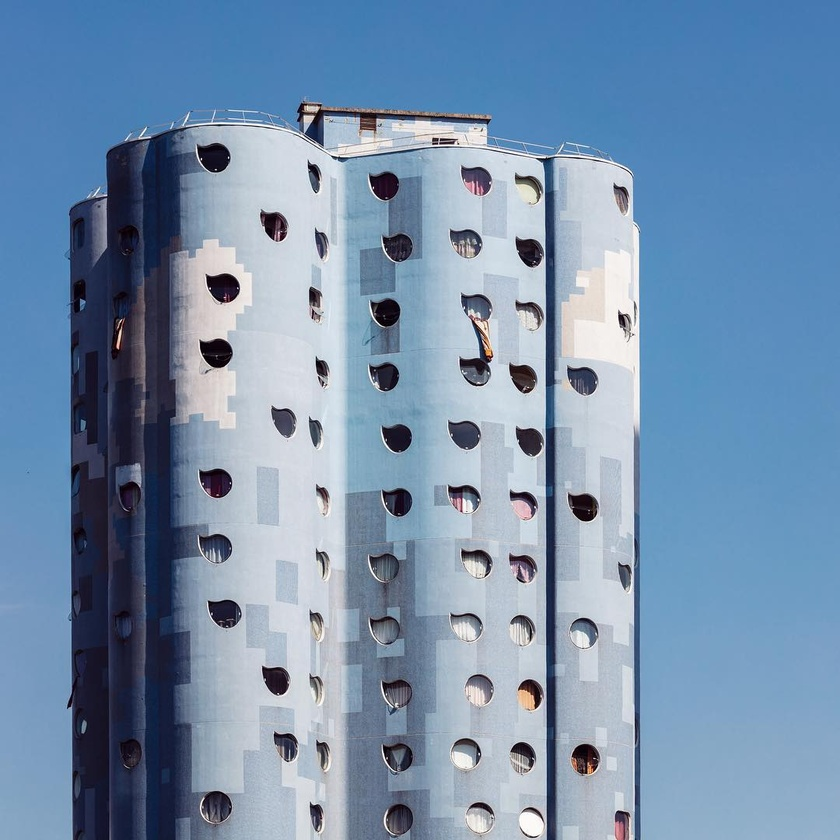
%> input picture Database/ARC DATABASE/le_blanc/2017-10-18_18-39-00_UTC.jpg, 840 x 840 px, shrunk from 1080 x 1080 before the run
$ octave demo_weightedMeanCurvature.m   (GNU Octave 9; MATLAB toolbox functions it lacks are replaced by stand-ins)
%> lines starting %> are read from the running program, lines starting %| are printed output that depends on the picture
### Matlab/weightedMeanCurvature.m
function Hw = weightedMeanCurvature(u)
	k1 = [1,1,0;2,-6,0;1,1,0]/6;
	k2 = [2,4,1;4,-12,0;1,0,0]/12;
	dist = zeros([size(u),8],'single');
	dist(:,:,1) = conv2(u,k1,'same');
	dist(:,:,2) = conv2(u,fliplr(k1),'same');
	dist(:,:,3) = conv2(u,k1,'same');
	dist(:,:,4) = conv2(u,fliplr(k1),'same');
	dist(:,:,5) = conv2(u,k2,'same');
	dist(:,:,6) = conv2(u,fliplr(k2),'same');
	dist(:,:,7) = conv2(u,fliplr(k2),'same');
	dist(:,:,8) = conv2(u,rot90(k2,2),'same');

	[~, ind] = min(abs(dist),[],3);
	N=size(u,1)*size(u,2);
	offset = int32(reshape(-(N-1):0,size(u,1),size(u,2)));
	index = offset+int32(ind*N);
	Hw = dist(index);

end

### Matlab/demo_weightedMeanCurvature.m

% Specify the folder where the files live.
myFolder = '...\ARC DATABASE\Ortak';
% Check to make sure that folder actually exists.  Warn user if it doesn't.
if ~isfolder(myFolder)
    errorMessage = sprintf('Error: The following folder does not exist:\n%s\nPlease specify a new folder.', myFolder);
    uiwait(warndlg(errorMessage));
    myFolder = uigetdir(); % Ask for a new one.
%> the answer given: ../Database/ARC DATABASE/le_blanc
    if myFolder == 0
         % User clicked Cancel
         return;
    end
end
% Get a list of all files in the folder with the desired file name pattern.
filePattern = fullfile(myFolder, '*.jpg'); % Change to whatever pattern you need.
theFiles = dir(filePattern);
for k = 1 : length(theFiles)
    baseFileName = theFiles(k).name;
    fullFileName = fullfile(theFiles(k).folder, baseFileName);
    %fprintf(1, 'Now reading %s\n', fullFileName);
    % Now do whatever you want with this file name,
    % such as reading it in as an image array with imread()
    imageArray = imread(fullFileName);
%> imageArray is the input picture: size 840x840x3 uint8; mean R, G, B 117.6, 143.8, 172.4


    im = double(imageArray);
    im = im/max(im(:));
    im=rgb2gray(im);
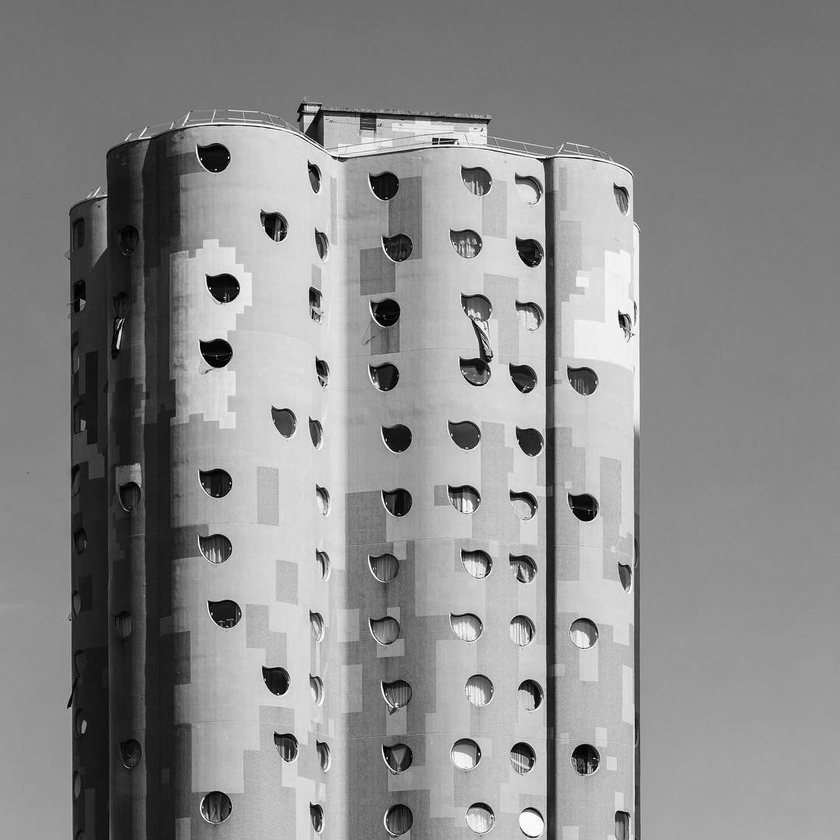
%> im: size 840x840 double; min 0.00179, max 1, mean 0.546

   % figure, imshow(im)

    wmc = weightedMeanCurvature(im);
%> in weightedMeanCurvature, `[~, ind] = min(abs(dist),[],3);`:
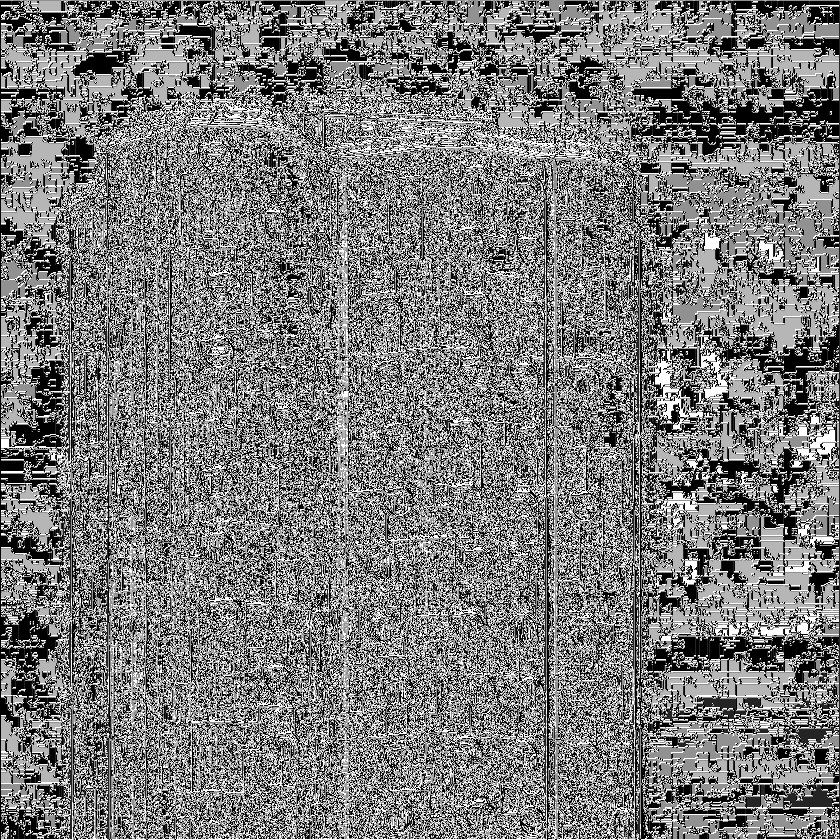
%> ind: size 840x840 double; min 1, max 8, mean 4.39; drawn with min black and max white
%> in weightedMeanCurvature, `index = offset+int32(ind*N);`:
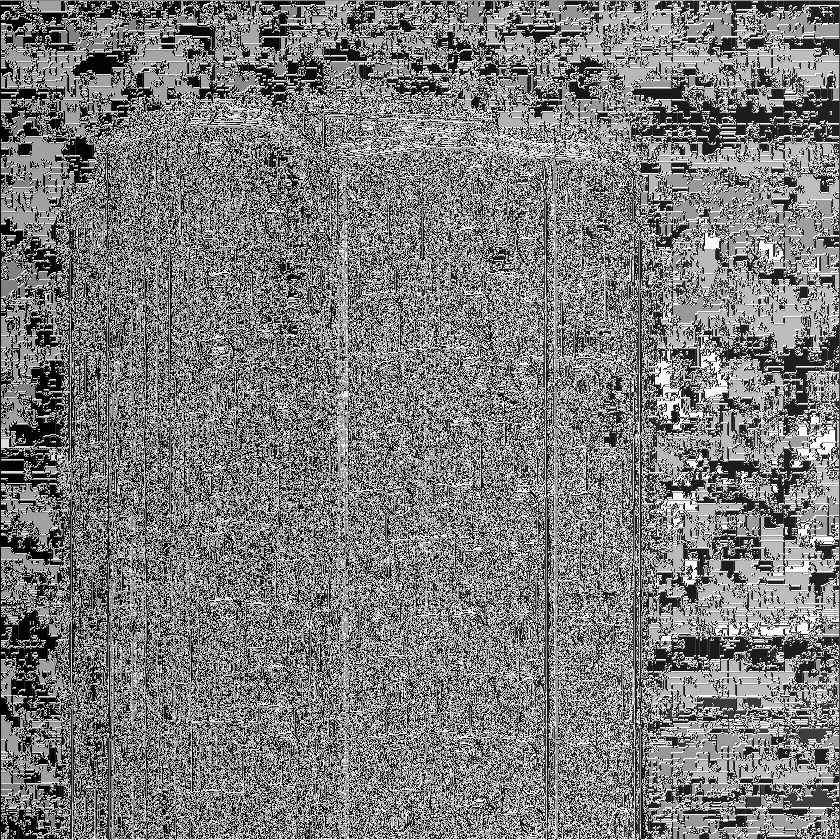
%> index: size 840x840 int32; min 2, max 5644800, mean 2747165.5; drawn with min black and max white
%> in weightedMeanCurvature, `Hw = dist(index);`:
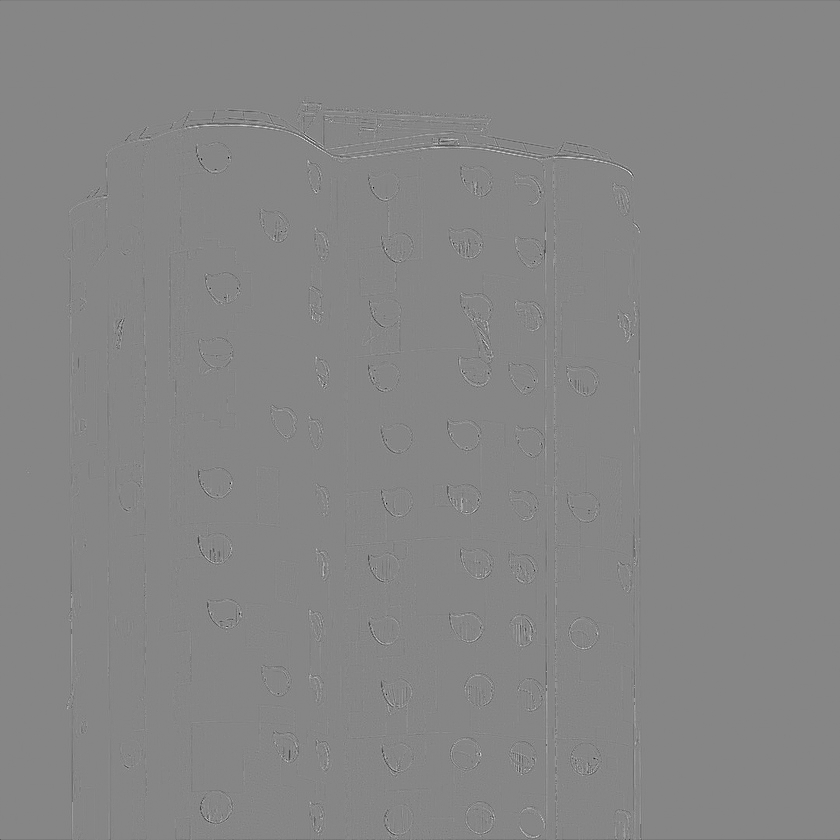
%> Hw: size 840x840 single; min -0.615, max 0.554, mean -0.000173; drawn with min black and max white
    wmc01 = rescale(wmc);

    figure, hist = histogram(wmc01,150, 'Normalization','probability');
%> after `hist = histogram(wmc01,150, 'Normalization','probability')`:
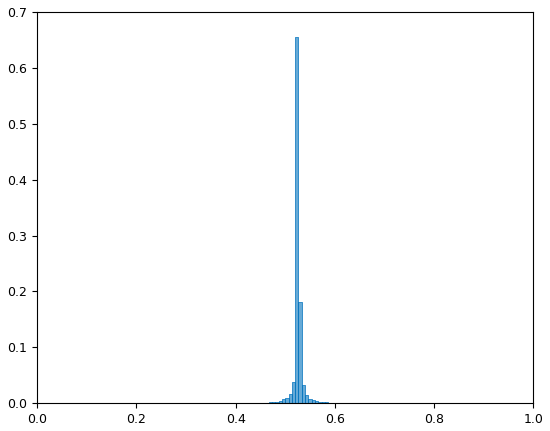
%> figure redrawn from the program's plot data; tallest bar 0.655 high, from x = 0.52 to 0.527

    mwc_feature = hist.BinCounts;
%> mwc_feature = 150 values, max 0.655 at index 79, min 0 at index 2, mean 0.00667


   % J = entropy(imageArray)
    writematrix(mwc_feature,'Wmc_ARC_Cropped.csv','WriteMode','append')
   % imshow(imageArray);  % Display image.
    drawnow; % Force display to update immediately.
end
%> pass 2 of the loop `for k = 1 : length(theFiles)`:
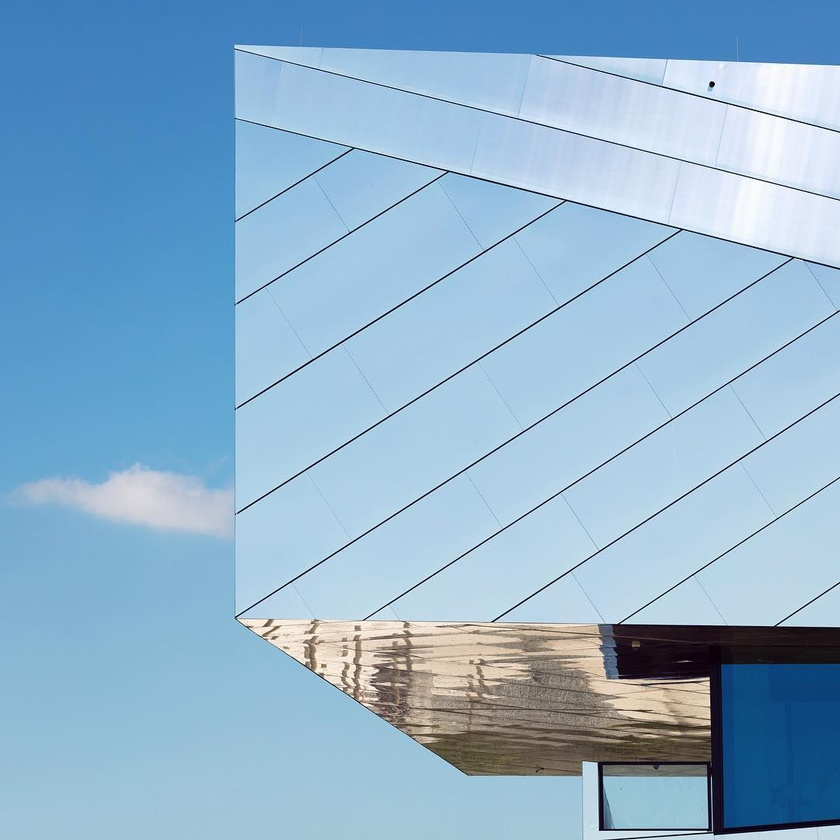
%> input picture Database/ARC DATABASE/le_blanc/2017-10-23_17-30-57_UTC.jpg, 840 x 840 px, shrunk from 1080 x 1080 before the run
%> imageArray is the input picture: size 840x840x3 uint8; mean R, G, B 142.2, 178.1, 205.4
%> in weightedMeanCurvature (call 2), `Hw = dist(index);`:
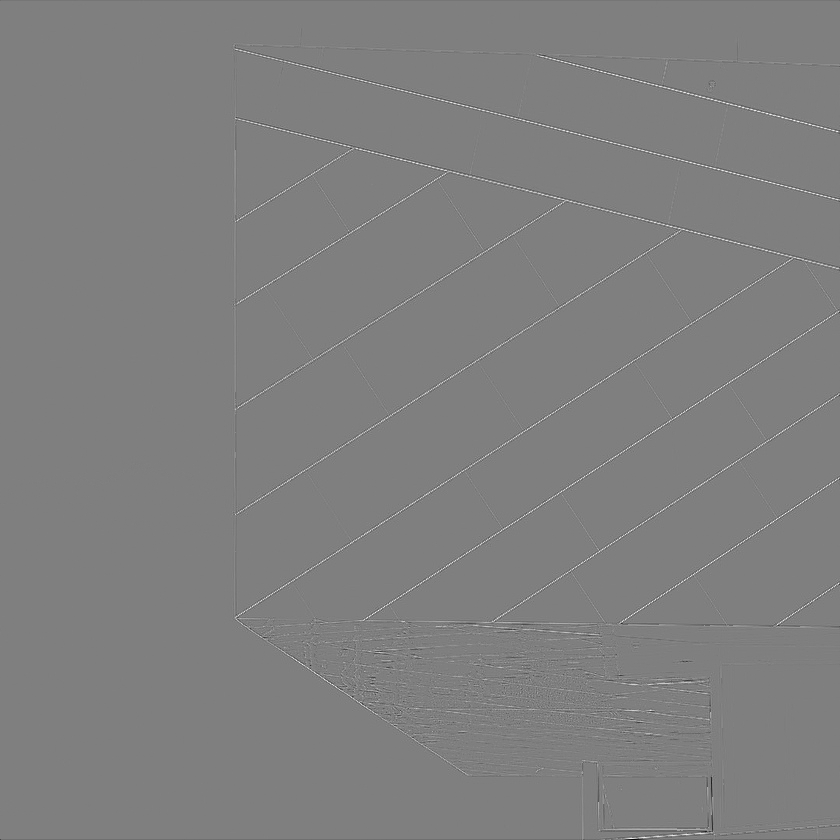
%> Hw: size 840x840 single; min -0.525, max 0.525, mean 0.000931; drawn with min black and max white
%> `hist = histogram(wmc01,150, 'Normalization','probability')`:
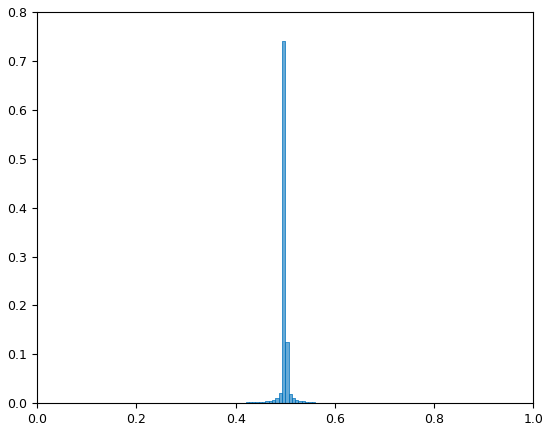
%> figure redrawn from the program's plot data; tallest bar 0.74 high, from x = 0.493 to 0.5
%> mwc_feature = 150 values, max 0.74 at index 75, min 0 at index 2, mean 0.00667
